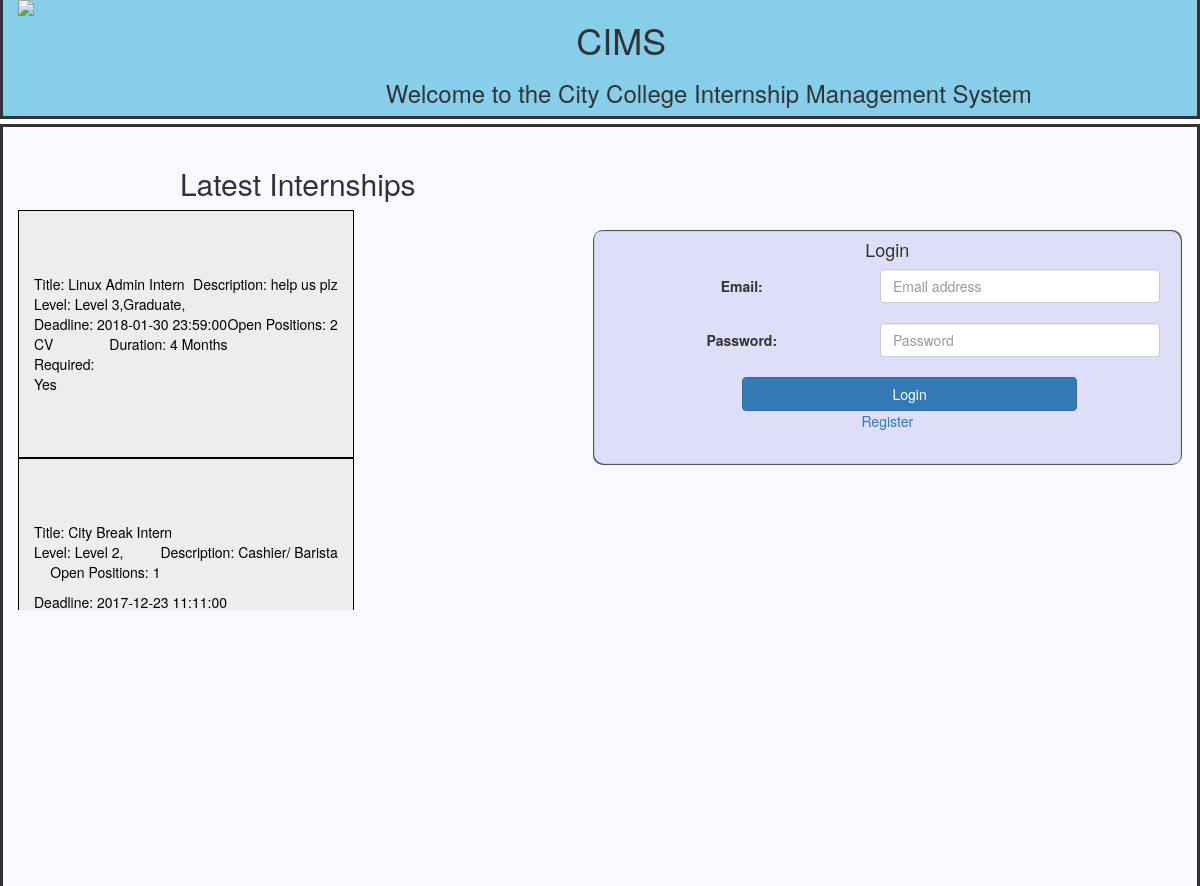
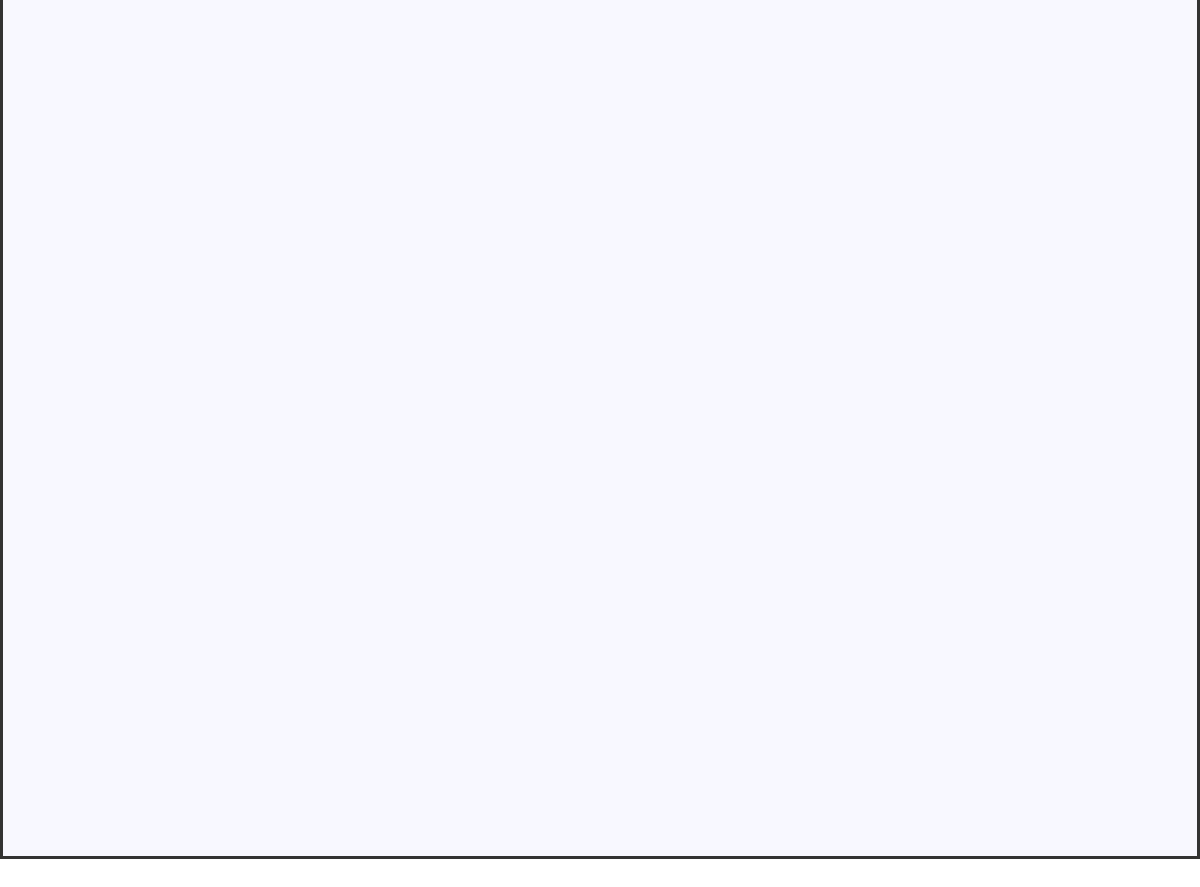
Page /landingPage.php on the committed database (2 pictures, top to bottom).
### tables this page shows
CREATE TABLE `internships` (
  `internship_Id` int(11) NOT NULL COMMENT 'this identifies the individual listing',
  `poster_Id` int(11) NOT NULL COMMENT 'this is foreign key to a lecturer''s id',
  `title` varchar(120) NOT NULL,
  `description` varchar(1000) NOT NULL,
  `datetime` datetime NOT NULL,
  `internship_Level` varchar(100) NOT NULL,
  `CV` tinyint(1) NOT NULL,
  `open_Positions` int(11) NOT NULL,
  `duration` int(11) NOT NULL
);

### landingPage.php (the view, shortened to what this page needs)
<?php
include 'dbh.php';
?>
<html>
<head>
    <link href="css/bootstrap.css" rel="stylesheet">
    <link href="css/style.css" rel="stylesheet">
</head>
<body>
<div class="container-fluid" style="">
    <div class = "row" style="
    background-color: skyblue;
    border-bottom:  solid;
    border-left:  solid;
    border-right:  solid;
    margin-bottom: 5px">
        <div class = "col-xs-6 col-sm-3 col-md-3 col-lg-3">
            <img src="images/logo_city.png" >
        </div>
        <div class = "col-xs-6 col-sm-9 col-md-9 col-lg-9">
            <h1 class="thick-heading" style="margin-left: 30%;"> CIMS</h1>
            <h3 style="margin-left: 8%;"> Welcome to the City College Internship Management System</h3>
        </div>
    </div>
    <div class = "row" style="
    border:  solid;
    padding-top:  20px;
    padding-right: 15px;
    height: 60%;
    background-color: ghostwhite">
        <div class = "col-xs-6 col-sm-6 col-md-6 col-lg-6" name="announced_iternships">
            <h2>Latest Internships</h2>
            <div style="overflow-y: scroll; height:400px;">
                <?php
                $sql="SELECT * FROM internships ORDER BY internship_Id DESC LIMIT 10";
                $result = mysqli_query($conn, $sql);
                while($row = mysqli_fetch_array($result))
                {
                    if($row['CV']==1) {
                        $msg = "Yes";
                    }
                    else {
                        $msg = "No";
                    }
                    echo "<div class=\"Listing\">"."Title: ".$row['title']."<p>Description: ".$row['description']."</p><br>"." Level: ".$row['internship_Level']."
                <p>Open Positions: ".$row['open_Positions']."</p>
                "." Deadline: ".$row['datetime']."<br><p> Duration: ".$row['duration']." Months</p>"."CV Required: $msg</div>";
                }
                ?>
            </div>
        </div>
        <div class = "col-xs-3 col-sm-3 col-md-3 col-lg-3" style = "background-color: #dedef8;
        margin-top: 7%;
        width: 50%;
                                                            box-shadow: inset 1px -1px 1px #444, inset -1px 1px 1px #444; border-radius: 10px">
            <div style = "text-align: center;">
                <h4> Login </h4>
            </div>
            <form action='includes/login_inc.php' method='post' class="form-signin" role="form">
                <label for="inputEmail" style="display: inline-block; width: 48%; text-align: center; "> Email:</label>
                <input name="email" type="email" id="inputEmail" class="form-control" placeholder="Email address"
                       required autofocus style="display: inline-block; width: 50%">
                <br><br>
                <label for="inputEmail" style="display: inline-block; width: 48%; text-align: center;"> Password:</label>
                <input name="password" type="password" id="inputPassword" class="form-control" placeholder="Password" required style="display: inline-block; width: 50%">
                <br><br>
                <div align="center">
                    <button class="btn btn-primary btn-block btn-signin" type="submit" style="width: 60%;margin-left: 8%">Login</button>
                    <a href="unvsignup.php">Register</a>
                </div>
            </form>
            <br>
        </div>
    </div>
</div>
</body>
</html>

### style.css (style rules this page uses)
div.Listing { background-color: #ededed; color: #000000; width: 60%; padding: 63px 15px; text-align: left; border-width:0.2px; border-style:solid; }
h2 { text-align: center; }
p { float: right; }
p:nth-child(1) { float: right; }

### rows in the picture
internships: title "Linux Admin Intern", description "help us plz", internship_Level "Level 3,Graduate,", open_Positions "2", datetime "2018-01-30 23:59:00", duration "4", CV "Yes"
internships: title "City Break Intern", description "Cashier/ Barista", internship_Level "Level 2,", open_Positions "1", datetime "2017-12-23 11:11:00"
